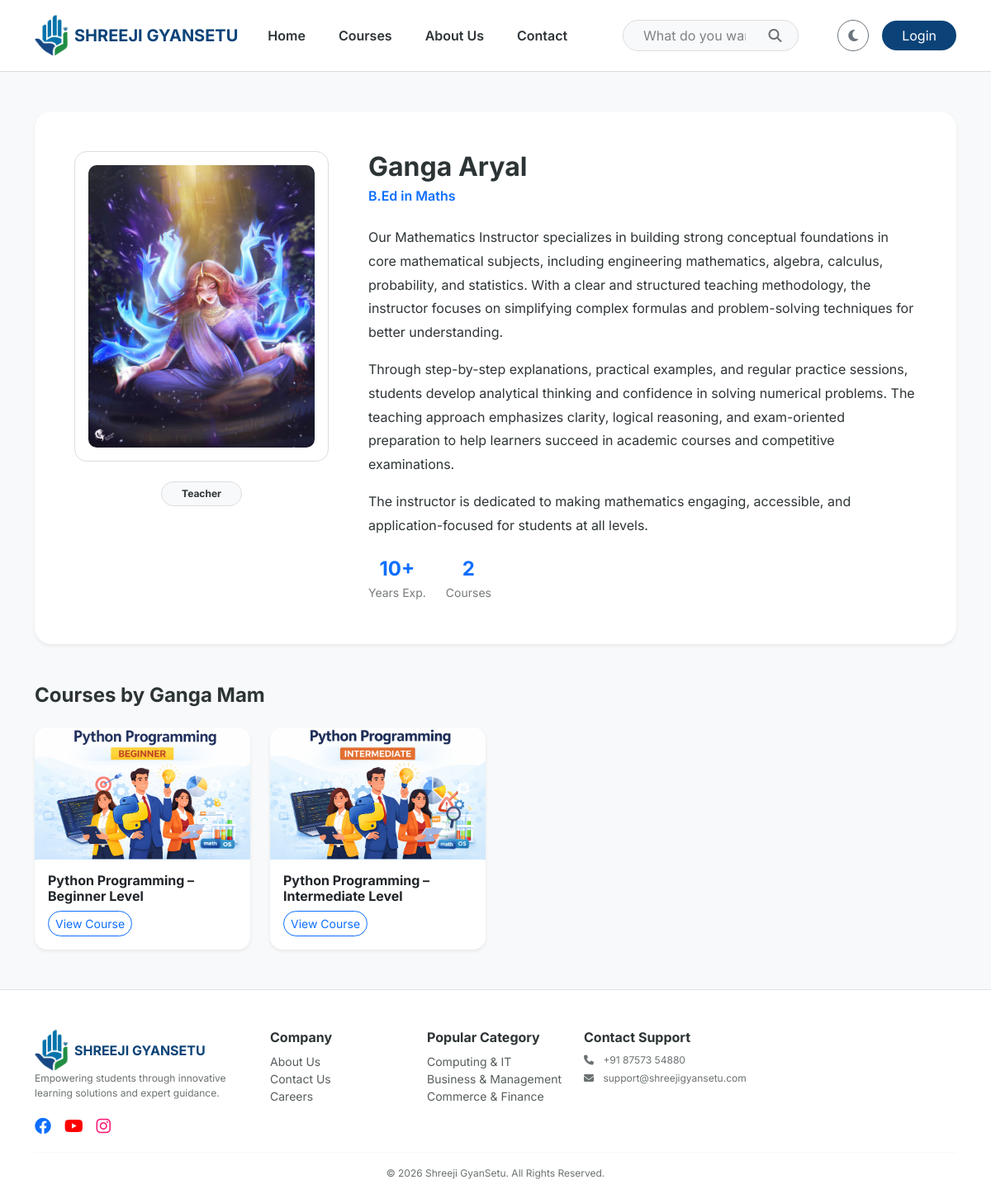
Screenshot of /teacher/ganga/ with the database file from the repository.
### users/models.py (models this page shows, shortened)
class User(AbstractUser):
    class Role(models.TextChoices):
        ADMIN = "ADMIN", "Admin"
        TEACHER = "TEACHER", "Teacher"
        STUDENT = "STUDENT", "Student"
    role = models.CharField(max_length=10, choices=Role.choices, default=Role.STUDENT)
    phone_number = models.CharField(max_length=15, blank=True, null=True)
    profile_picture = models.ImageField(upload_to='profiles/', blank=True, null=True)

### courses/models.py (models this page shows, shortened)
class Profile(models.Model):
    USER_TYPES = [
        ('Admin', 'Admin'),
        ('Teacher', 'Teacher'),
        ('Student', 'Student'),
    ]
    GENDER_CHOICES = [
        ('Male', 'Male'),
        ('Female', 'Female'),
        ('Other', 'Other'),
    ]
    user = models.OneToOneField(settings.AUTH_USER_MODEL, on_delete=models.CASCADE, related_name='profile')
    user_type = models.CharField(max_length=10, choices=USER_TYPES, default='Student')
    photo = models.ImageField(upload_to='profile_pics/', blank=True, null=True, default='default_user.png')
    phone_number = models.CharField(max_length=15, blank=True)
    address = models.TextField(blank=True)
    college_name = models.CharField(max_length=200, blank=True, null=True)
    branch = models.CharField(max_length=200, blank=True, null=True, help_text="e.g. Computer Science")
    qualification = models.CharField(max_length=200, blank=True, null=True, help_text="e.g. M.Sc in Physics")
    subject_specialization = models.ForeignKey('MasterCategory', on_delete=models.SET_NULL, null=True, blank=True, related_name='teachers')
    experience_years = models.PositiveIntegerField(default=0)
    bio = models.TextField(blank=True, help_text="Short professional summary")
    gender = models.CharField(max_length=10, choices=GENDER_CHOICES, default='Male')
    is_approved = models.BooleanField(default=False, help_text="Designates whether this teacher can upload courses.")
    is_rejected = models.BooleanField(default=False)
    enrollment_number = models.CharField(max_length=20, unique=True, blank=True, null=True)
    date_of_birth = models.DateField(null=True, blank=True)

class Course(models.Model):
    LEVEL_CHOICES = [('Beginner', 'Beginner'), ('Intermediate', 'Intermediate'), ('Advanced', 'Advanced')]
    master_category = models.ForeignKey(MasterCategory, on_delete=models.CASCADE, related_name='courses')
    title = models.CharField(max_length=200)
    slug = models.SlugField(unique=True, blank=True)
    thumbnail = models.ImageField(upload_to='course_thumbnails/')
    description = models.TextField()
    is_active = models.BooleanField(default=True)
    price = models.DecimalField(max_digits=10, decimal_places=2)
    discount_price = models.DecimalField(max_digits=10, decimal_places=2, null=True, blank=True)
    level = models.CharField(max_length=20, choices=LEVEL_CHOICES, default='Beginner')
    is_live = models.BooleanField(default=False)
    enrollment_count = models.PositiveIntegerField(default=0)
    created_at = models.DateTimeField(auto_now_add=True)
    teacher = models.ForeignKey(
        settings.AUTH_USER_MODEL,
        on_delete=models.SET_NULL,
        null=True,
        blank=True,
        limit_choices_to=Q(profile__user_type= 'Teacher') | Q(profile__user_type= 'Admin'),
        related_name='taught_courses',
    )
    students = models.ManyToManyField(
        settings.AUTH_USER_MODEL,
        related_name='enrolled_courses',
        blank=True,
        limit_choices_to=Q(profile__user_type= 'Student')
    )
    @property
    def enrollment_count(self):
        """Returns the actual count from the ManyToMany relationship"""
        return self.students.count()
    class Meta:
        verbose_name_plural = "2. Courses"

class MasterCategory(models.Model):
    title = models.CharField(max_length=100)
    slug = models.SlugField(unique=True, blank=True)
    icon_class = models.CharField(max_length=50, default="fa-book")
    order = models.PositiveIntegerField(default=0)
    class Meta:
        verbose_name_plural = "1. Master Categories"
        ordering = ['order']

### courses/views.py (the view)
# urls.py: path('teacher/<str:username>/', teacher_detail, name='teacher_detail'),
def teacher_detail(request, username):
    teacher = get_object_or_404(User, username=username, profile__user_type='Teacher')
    courses = Course.objects.filter(teacher=teacher, is_active=True)
    context = {
        'teacher': teacher,
        'courses': courses,
    }
    return render(request, 'courses/teacher_detail.html', context)

### templates/courses/teacher_detail.html (shortened to what this page needs)
{% extends 'base.html' %}
{% load static %}
{% block content %}
  <div class="container my-5">
    <div class="card border-0 shadow-sm p-4 p-md-5" style="background: var(--card-bg); border-radius: 20px;">
      <div class="row g-5">
        <div class="col-lg-4 text-center">
          <div class="teacher-image-wrapper p-3 mb-4" style="border: 1px solid var(--border-color); border-radius: 15px;">
            {% if teacher.profile.photo %}
              <img src="{{ teacher.profile.photo.url }}" class="img-fluid" style="border-radius: 10px; width: 100%; object-fit: cover;" />
            {% else %}
              <img src="https://ui-avatars.com/api/?name={{ teacher.get_full_name }}&size=300" class="img-fluid" style="border-radius: 10px;" />
            {% endif %}
          </div>
          <span class="badge px-4 py-2 rounded-pill" style="background: var(--bg-light); color: var(--text-dark); border: 1px solid var(--border-color);">Teacher</span>
        </div>
        <div class="col-lg-8">
          <h2 class="fw-bold mb-1" style="color: var(--text-dark);">{{ teacher.get_full_name|default:teacher.username }}</h2>
          <p class="text-primary fw-semibold mb-4">{{ teacher.profile.qualification|default:'Senior Instructor' }}</p>
          <div class="teacher-bio" style="color: var(--text-dark); line-height: 1.8;">
            <p class="mb-4">{{ teacher.profile.bio|linebreaks }}</p>
            {% if teacher.profile.experience_years %}
              <div class="d-flex align-items-center mt-4">
                <div class="me-4 text-center">
                  <h4 class="fw-bold mb-0 text-primary">{{ teacher.profile.experience_years }}+</h4>
                  <small class="text-muted">Years Exp.</small>
                </div>
                <div class="text-center">
                  <h4 class="fw-bold mb-0 text-primary">{{ courses.count }}</h4>
                  <small class="text-muted">Courses</small>
                </div>
              </div>
            {% endif %}
          </div>
        </div>
      </div>
    </div>
    <div class="mt-5">
      <h4 class="fw-bold mb-4" style="color: var(--text-dark);">
        Courses by {{ teacher.first_name }}
        {% if teacher.profile.gender == 'Male' %}
          Sir
        {% elif teacher.profile.gender == 'Female' %}
          Mam
        {% endif %}
      </h4>
      <div class="row g-4">
        {% for course in courses %}
          <div class="col-md-4 col-lg-3">
            <div class="card h-100 border-0 shadow-sm" style="background: var(--card-bg); border-radius: 15px; overflow: hidden;">
              <img src="{{ course.thumbnail.url }}" class="card-img-top" style="height: 160px; object-fit: cover;" />
              <div class="card-body">
                <h6 class="fw-bold mb-2">{{ course.title }}</h6>
                <a href="{% url 'course_detail' course.slug %}" class="btn btn-sm btn-outline-primary rounded-pill">View Course</a>
              </div>
            </div>
          </div>
        {% endfor %}
      </div>
    </div>
  </div>
{% endblock %}

### templates/base.html (shortened to what this page needs)
<!DOCTYPE html>
<html lang="en" data-theme="light">
  <head>
    {% load static %}
    <link href="https://cdn.jsdelivr.net/npm/bootstrap@5.3.0/dist/css/bootstrap.min.css" rel="stylesheet" />
    <link rel="stylesheet" href="https://cdnjs.cloudflare.com/ajax/libs/font-awesome/6.4.0/css/all.min.css" />
    <link rel="stylesheet" href="{% static 'css/style.css' %}" />
  </head>
  <body>
    <nav class="navbar navbar-expand-lg sticky-top">
      <div class="container">
        <a class="navbar-brand d-flex align-items-center" href="/">
          <img src="{% static 'images/logo.png' %}" alt="Logo" height="50" class="me-2" />
          <span class="fw-bold">SHREEJI GYANSETU</span>
        </a>
        <div class="collapse navbar-collapse" id="mainNavbar">
          <ul class="navbar-nav mb-2 mb-lg-0 fw-semibold">
            <li class="nav-item">
              <a class="nav-link" href="/">Home</a>
            </li>
            <li class="nav-item">
              <a class="nav-link" href="{% url 'all_courses' %}">Courses</a>
            </li>
            <li class="nav-item">
              <a class="nav-link" href="{% url 'about_us' %}">About Us</a>
            </li>
            <li class="nav-item">
              <a class="nav-link" href="{% url 'contact_us' %}">Contact</a>
            </li>
          </ul>
          <form class="mx-auto d-none d-lg-flex position-relative" style="width: 25%;" action="{% url 'search' %}" method="GET">
            <input name="q" class="form-control rounded-pill ps-4 pe-5" type="search" placeholder="What do you want to learn?" value="{{ request.GET.q }}" style="background: var(--bg-light); color: var(--text-dark); border-color: var(--border-color);" />
            <button class="btn position-absolute end-0 top-50 translate-middle-y me-2" type="submit"><i class="fas fa-search"></i></button>
          </form>
          <div class="d-flex align-items-center gap-3">
            <button id="theme-toggle" class="btn btn-outline-secondary rounded-circle" onclick="toggleTheme()" title="Toggle Theme"><i class="fas fa-moon"></i></button>
            {% if user.is_authenticated %}
              <div class="dropdown">
                <button class="btn btn-outline-primary dropdown-toggle rounded-pill px-4" type="button" data-bs-toggle="dropdown">Hi, {{ user.first_name|default:user.username }}</button>
                <ul class="dropdown-menu dropdown-menu-end shadow-lg border-0 profile-dropdown p-3" style="min-width: 280px; border-radius: 15px; background: var(--card-bg); color: var(--text-dark);">
                  <div class="profile-header pb-2 mb-2" style="border-bottom: 1px solid var(--border-color);">
                    <div class="d-flex align-items-center mb-2">
                      {% if user.profile.photo and 'default_user' not in user.profile.photo.url %}
                        <img src="{{ user.profile.photo.url }}" class="rounded-circle me-3" style="width: 50px; height: 50px; object-fit: cover; border: 2px solid var(--primary-cyan);" />
                      {% else %}
                        <img src="https://ui-avatars.com/api/?name={{ user.get_full_name|default:user.username }}&background=random&size=128" class="rounded-circle me-3" style="width: 50px; height: 50px; object-fit: cover; border: 2px solid var(--primary-cyan);" />
                      {% endif %}
                      <div>
                        <h6 class="fw-bold mb-0" style="color: var(--text-dark);">{{ user.get_full_name|default:user.username }}</h6>
                        <small class="text-muted">{{ user.username }}</small>
                      </div>
                    </div>
                    <small class="text-muted d-block">
                      <i class="fas fa-phone-alt me-2"></i>
                      {% if user.profile.phone_number and 'default_user' not in user.profile.phone_number %}
                        +91 {{ user.profile.phone_number }}
                      {% else %}
                        +91 Add Phone Number
                      {% endif %}
                    </small>
                  </div>
                  <li>
                    {% if user.profile.user_type == 'Admin' %}
                      <a class="dropdown-item py-2 rounded-2" href="{% url 'admin_dashboard' %}"><i class="fas fa-user-shield me-3"></i>Admin Console</a>
                    {% elif user.profile.user_type == 'Teacher' %}
                      <a class="dropdown-item py-2 rounded-2" href="{% url 'teacher_dashboard' %}"><i class="fas fa-chalkboard-teacher me-3"></i>Dashboard</a>
                    {% else %}
                      <a class="dropdown-item py-2 rounded-2" href="{% url 'student_dashboard' %}"><i class="fas fa-th-large me-3"></i>My Dashboard</a>
                    {% endif %}
                  </li>
                  <li>
                    <a class="dropdown-item py-2 rounded-2" href="{% url 'edit_profile' %}"><i class="fas fa-user-edit me-3"></i> Edit Profile</a>
                  </li>
                  <li>
                    <a class="dropdown-item py-2 rounded-2" href="{% url 'change_password' %}"><i class="fas fa-key me-3"></i> Change Password</a>
                  </li>
                  <li>
                    <a class="dropdown-item py-2 rounded-2" href="#"><i class="fas fa-question-circle me-3"></i> Doubts</a>
                  </li>
                  <hr class="dropdown-divider" style="background-color: var(--border-color); opacity: 0.2;" />
                  <li>
                    <form method="post" action="{% url 'logout' %}">
                      {% csrf_token %}
                      <button type="submit" class="dropdown-item text-danger py-2 rounded-2"><i class="fas fa-sign-out-alt me-3"></i>Logout</button>
                    </form>
                  </li>
                </ul>
              </div>
            {% else %}
              <a href="{% url 'login' %}" class="btn btn-dark rounded-pill px-4">Login</a>
            {% endif %}
          </div>
        </div>
      </div>
    </nav>
    {% block content %}
    {% endblock %}
    <footer class="border-top pt-5 pb-3 mt-5" style="background-color: var(--card-bg);">
      <div class="container">
        <div class="row g-4">
          <div class="col-lg-3">
            <a class="navbar-brand d-flex align-items-center" href="/">
              <img src="{% static 'images/logo.png' %}" alt="Logo" height="50" class="me-2" />
              <span class="fw-bold">SHREEJI GYANSETU</span>
            </a>
            <p class="text-muted small">Empowering students through innovative learning solutions and expert guidance.</p>
            <div class="d-flex gap-3 fs-5 text-primary">
              <a href="https://www.facebook.com/shreejiFintech"><i class="fab fa-facebook"></i></a>
              <a href="https://www.youtube.com/@ShreejiFintech"><i class="fab fa-youtube" style="color: red"></i></a>
              <a href="https://www.instagram.com/shreejifintech/"><i class="fab fa-instagram" style="color: #ff1c77;"></i></a>
            </div>
          </div>
          <div class="col-6 col-md-3 col-lg-2">
            <h6 class="fw-bold">Company</h6>
            <ul class="list-unstyled small">
              <li>
                <a href="{% url 'about_us' %}" class="text-muted text-decoration-none">About Us</a>
              </li>
              <li>
                <a href="{% url 'contact_us' %}" class="text-muted text-decoration-none">Contact Us</a>
              </li>
              <li>
                <a href="#" class="text-muted text-decoration-none">Careers</a>
              </li>
            </ul>
          </div>
          <div class="col-6 col-md-3 col-lg-2">
            <h6 class="fw-bold">Popular Category</h6>
            <ul class="list-unstyled small">
              {% for cat in all_categories %}
                <li>
                  <a href="{% url 'category_detail' cat.slug %}" class="text-muted text-decoration-none">{{ cat.title }}</a>
                </li>
              {% endfor %}
            </ul>
          </div>
          <div class="col-lg-3">
            <h6 class="fw-bold">Contact Support</h6>
            <p class="small text-muted mb-1">
              <i class="fas fa-phone me-2"></i> +91 87573 54880
            </p>
            <p class="small text-muted">
              <i class="fas fa-envelope me-2"></i> support@shreejigyansetu.com
            </p>
          </div>
        </div>
        <hr />
        <div class="text-center text-muted small">&copy; 2026 Shreeji GyanSetu. All Rights Reserved.</div>
      </div>
    </footer>
  </body>
</html>

### rows the page displays
User: profile.photo (picture), get_full_name "Ganga Aryal", profile.qualification "B.Ed in Maths", profile.bio "Our Mathematics Instructor specializes in building strong conceptual foundations in core mathematical subjects, including engineering mathematics, algebra, calculus, probability, and statistics. With a clear and structured teaching methodology, the instructor focuses on simplifying complex formulas and problem-solving techniques for better understanding. Through step-by-step explanations, practical examples, and regular practice sessions, students develop analytical thinking and confidence in solving numerical problems. The teaching approach emphasizes clarity, logical reasoning, and exam-oriented preparation to help learners succeed in academic courses and competitive examinations. The…", profile.experience_years "10", first_name "Ganga"
Course: thumbnail (picture), title "Python Programming – Beginner Level"
Course: thumbnail (picture), title "Python Programming – Intermediate Level"
MasterCategory: title "Computing & IT"
MasterCategory: title "Business & Management"
MasterCategory: title "Commerce & Finance"

### other values shown
{{ courses.count }} "2"
